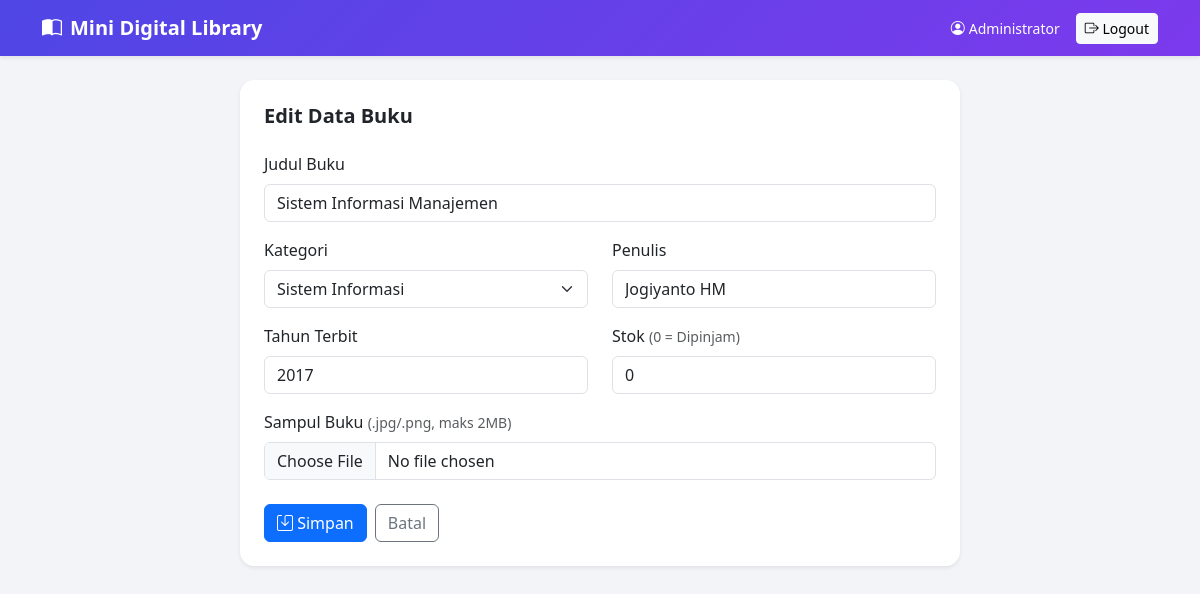
The app's page /edit_buku.php?id=2 (signed in) with its own data.
### tables this page shows
CREATE TABLE buku (
  id INT AUTO_INCREMENT PRIMARY KEY,
  judul VARCHAR(150) NOT NULL,
  kategori VARCHAR(50) NOT NULL,
  penulis VARCHAR(100) NOT NULL,
  tahun_terbit YEAR NOT NULL,
  stok INT NOT NULL DEFAULT 0,
  sampul VARCHAR(255) DEFAULT NULL,
  created_at TIMESTAMP DEFAULT CURRENT_TIMESTAMP
);

### edit_buku.php (called while the page is built, shortened)
<?php
require 'config/koneksi.php';
require 'config/fungsi.php';
$id = (int)($_GET['id'] ?? 0);
$stmt = $conn->prepare('SELECT * FROM buku WHERE id = ?');
$stmt->bind_param('i', $id);
$stmt->execute();
$b = $stmt->get_result()->fetch_assoc();
$judul_form = 'Edit Data Buku';
$aksi = 'proses_edit.php';
include 'config/header.php';
include 'config/form_buku.php';
include 'config/footer.php';

### config/fungsi.php (called while the page is built, shortened)
<?php
function e($teks): string
{
    return htmlspecialchars((string)$teks, ENT_QUOTES, 'UTF-8');
}

### config/form_buku.php (the view, shortened to what this page needs)
<?php
$b = $b + ['id' => '', 'judul' => '', 'kategori' => '', 'penulis' => '', 'tahun_terbit' => '', 'stok' => 1, 'sampul' => null];
$kategori_list = ['Teknologi', 'Sistem Informasi', 'Bisnis', 'Sains', 'Sastra', 'Agama', 'Lainnya'];
?>
<div class="card shadow-sm mx-auto" style="max-width: 720px;">
  <div class="card-body p-4">
    <h5 class="fw-bold mb-4"><?= e($judul_form) ?></h5>
    <form action="<?= $aksi ?>" method="POST" enctype="multipart/form-data">
      <div class="mb-3">
        <label class="form-label">Judul Buku</label>
        <input type="text" name="judul" class="form-control" value="<?= e($b['judul']) ?>" required>
      </div>
      <div class="row">
        <div class="col-md-6 mb-3">
          <label class="form-label">Kategori</label>
          <select name="kategori" class="form-select" required>
            <?php foreach ($kategori_list as $k): ?>
              <option <?= $b['kategori'] === $k ? 'selected' : '' ?>><?= $k ?></option>
            <?php endforeach; ?>
          </select>
        </div>
        <div class="col-md-6 mb-3">
          <label class="form-label">Penulis</label>
          <input type="text" name="penulis" class="form-control" value="<?= e($b['penulis']) ?>" required>
        </div>
        <div class="col-md-6 mb-3">
          <label class="form-label">Tahun Terbit</label>
          <input type="number" name="tahun" class="form-control" min="1900" max="<?= date('Y') ?>" value="<?= e($b['tahun_terbit']) ?>" required>
        </div>
        <div class="col-md-6 mb-3">
          <label class="form-label">Stok <small class="text-muted">(0 = Dipinjam)</small></label>
          <input type="number" name="stok" class="form-control" min="0" value="<?= e($b['stok']) ?>" required>
        </div>
      </div>
      <div class="mb-4">
        <label class="form-label">Sampul Buku <small class="text-muted">(.jpg/.png, maks 2MB)</small></label>
        <input type="file" name="sampul" class="form-control" accept=".jpg,.jpeg,.png" id="inputSampul">
      </div>
      <div class="d-flex gap-2">
        <button class="btn btn-primary"><i class="bi bi-save"></i> Simpan</button>
        <a href="dashboard.php" class="btn btn-outline-secondary">Batal</a>
      </div>
    </form>
  </div>
</div>

### config/header.php (style rules this page uses)
body { background: #f3f4f8; }
.card { border: 0; border-radius: .9rem; }

### records on screen
buku: judul "Sistem Informasi Manajemen", kategori "Sistem Informasi", penulis "Jogiyanto HM", tahun "2017", stok "0"

### other values on screen
$_SESSION['nama'] "Administrator"
$judul_form "Edit Data Buku"
